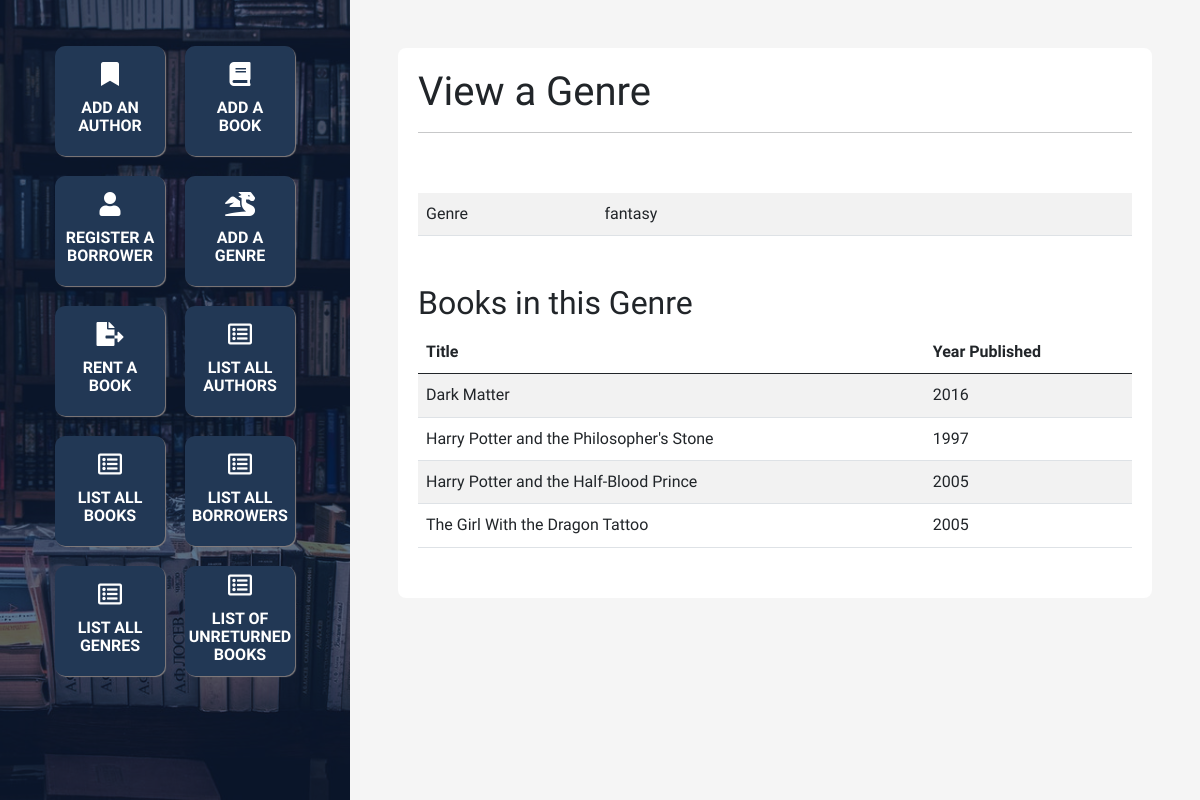
Page /view/genre.php?name=fantasy on the committed database.
### tables this page shows
create table GENRE(
    name varchar(35) not null,
    primary key (name)
);

create table BOOK(
    id int unsigned not null auto_increment,
    title varchar(100) not null,
    pubYear smallint unsigned,
    amount tinyint unsigned default 0,
    primary key (id)
);

### view/genre.php (the view, shortened to what this page needs)
<?php
    include '../config.php';
    include '../head.php';
    include '../footer.php';
?>
<div class="right p-5">
    <main id="view-page">
        <h1>View a Genre</h1>
        <hr>
        <?php
            if ( isset($_GET['name']) && $_GET['name'] )
            {
                $name = $_GET['name'];
                $genreSql = "select * from GENRE where name = '$name'";
                $bookSql = "select BOOK.title, BOOK.pubYear
                            from BOOK
                            join ASSIGNS
                            where BOOK.id = ASSIGNS.bookID and ASSIGNS.genreName = '$name'";
                $genreResult = $conn->query($genreSql);
                $bookResult = $conn->query($bookSql);
                if ($genreResult && $genreResult->num_rows > 0)
                {
                    $genreRow = $genreResult->fetch_assoc();
                    echo '<table class="table table-striped">';
                    echo '<tr>';
                    echo '<td class="col-3">Genre</td>';
                    echo '<td class="col-9">'.$genreRow['name'].'</td>';
                    echo '</tr>';
                    echo '</table>';
                    if ($bookResult->num_rows > 0)
                    {
                        echo '<h2 class="mt-5">Books in this Genre</h2>';
                        echo '<table class="table table-striped">';
                        echo '<thead>';
                        echo '<tr>';
                        echo '<th scope="">Title</th>';
                        echo '<th scope="">Year Published</th>';
                        echo '</tr>';
                        echo '</thead>';
                        echo '<tbody>';
                        while ($bookRow = $bookResult->fetch_assoc())
                        {
                            echo '<tr>';
                            echo '<td class="">'.$bookRow['title'].'</td>';
                            echo '<td class="">'.$bookRow['pubYear'].'</td>';
                            echo '</tr>';
                        }
                    }
                }
                else
                {
                    echo '<div class="text-muted">No genre found.</div>';
                }
            }
            else
            {
                echo '<div class="bg-danger text-white p-3 mb-5">A required data is needed. Check the url.</div>';
            }
        ?>
    </main>
</div>

### css/styles.css (style rules this page uses)
body { font-family: 'Source Sans Pro', sans-serif; line-height:1.65rem; }
hr { margin-bottom: 60px; }
.right { width:100%; flex-shrink:1; margin-left: 350px; min-height:100vh; }
main { width: 100%; background: white; min-height: 550px; border-radius: 8px; padding: 20px; }

### rows in the picture
genre: name "fantasy"
book: title "Dark Matter", pubYear "2016"
book: title "Harry Potter and the Philosopher's Stone", pubYear "1997"
book: title "Harry Potter and the Half-Blood Prince", pubYear "2005"
book: title "The Girl With the Dragon Tattoo", pubYear "2005"
